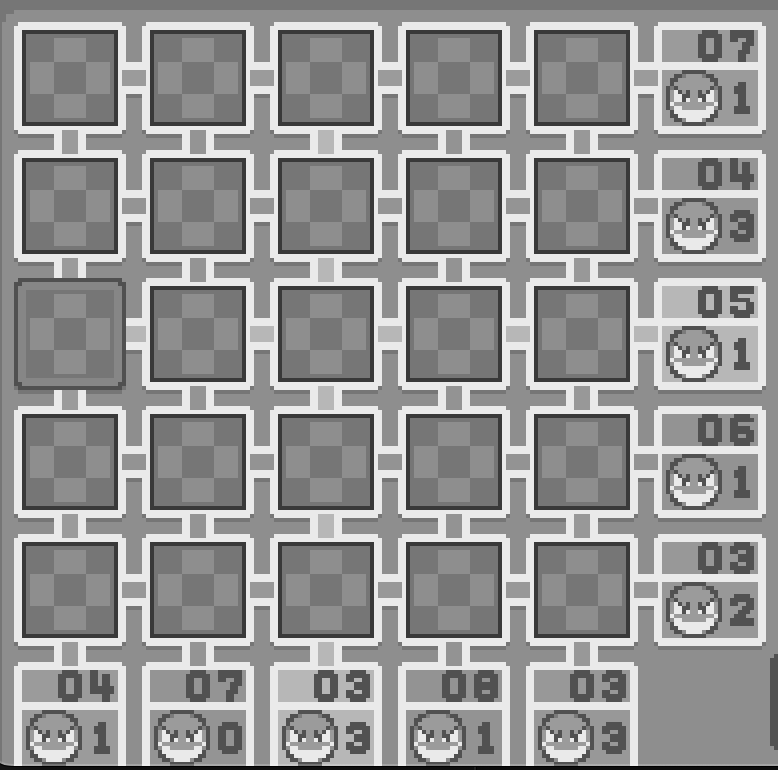
#> input picture debugs/bw.png, 778 x 770 px; its folder holds only this picture in this run
$ python -i read.py   (imports and definitions only)
#> lines starting #> are read from the running program, lines starting #| are printed output that depends on the picture; after the words box and inside, x2 and y2 are one past the last pixel; in counts of white or black regions, pixels touching at a corner belong together
import cv2
import numpy as np
import math
import os
from PIL import Image

import cv2
import numpy as np
import os

def replace_and_save_contiguous(image_path, desired_color, desired_point, output_folder):
    if not os.path.exists(output_folder):
        os.makedirs(output_folder)

    image = cv2.imread(image_path)
    h, w = image.shape[:2]

    desired_color = np.array(desired_color)
    white_color = np.array([255, 255, 255])

    mask = cv2.inRange(image, desired_color, desired_color)
    image[mask == 0] = white_color

    contours, _ = cv2.findContours(mask, cv2.RETR_EXTERNAL, cv2.CHAIN_APPROX_SIMPLE)

    bounding_boxes = []
    for i, contour in enumerate(contours):
        x, y, w, h = cv2.boundingRect(contour)
        max_h = 40

        if h < max_h and w < 40:
            bounding_boxes.append((x, y, x+w, y+h))

    sorted_boxes = sort_bounding_boxes_by_distance(bounding_boxes, desired_point)[:15]
    extracts = []

    for i, box in enumerate(sorted_boxes):
        x1, y1, x2, y2 = box
        cropped_extracted_image = image[y1:y2, x1:x2]
        extracts.append(cropped_extracted_image)

        # Save the cropped region
        output_path = os.path.join(output_folder, f'crop_{i}.png')
        cv2.imwrite(output_path, cropped_extracted_image)

    return extracts

def distance_from_point(x, y, point):
    return math.sqrt((point[0] - x) ** 2 + (point[1] - y) ** 2)

def sort_bounding_boxes_by_distance(bounding_boxes, point):
    centers = [(box[0] + (box[2] - box[0]) / 2, box[1] + (box[3] - box[1]) / 2) for box in bounding_boxes]
    distances = [distance_from_point(x, y, point) for (x, y) in centers]
    boxes_with_distances = list(zip(bounding_boxes, distances))
    sorted_boxes_with_distances = sorted(boxes_with_distances, key=lambda x: x[1])
    sorted_bounding_boxes = [box for box, _ in sorted_boxes_with_distances]
    return sorted_bounding_boxes

def find_most_overlapping_image(directory_path, extracts):
    # Load the given image

    nums = []
    for given_image in extracts:

        max_overlap = 0
        most_similar_image_path = None

        # Iterate through each file in the directory
        dirs = os.listdir(directory_path)
        dirs.sort()
        for filename in dirs:
            file_path = os.path.join(directory_path, filename)

            # Load the current image
            current_image = cv2.imread(file_path, cv2.IMREAD_UNCHANGED)
            if current_image is None:
                continue

            if given_image.shape[:-1] == current_image.shape[:-1]:
                # Count the number of overlapping pixels
                overlap = np.sum(given_image == current_image)

                # Update the maximum overlap and the path of the most similar image
                if overlap > max_overlap:
                    # print(file_path, full_overlap, non_overlap)
                    max_overlap = overlap
                    most_similar_image_path = file_path
                    # print(file_path)

        num = int(most_similar_image_path.split('.')[0].split('/')[-1])

        nums.append(num)

    return nums

# Example usage:
def get_cols_rows(image_path):
#> called with image_path = 'debugs/bw.png'
    directory_path = 'nums'  # Replace with your directory path
    desired_color = [81, 81, 81]  # Replace with your desired BGR color

    print("LOADING:", image_path)
    image = cv2.imread(image_path)
#> image is the input picture: shape (770, 778, 3); min 0, max 240, mean 149.3
    h, w = image.shape[:2]
#> h = 770; w = 778

    output_folder = 'debugs/better/row'  # Replace with your desired output folder
    point = (10, h - 70)  # Replace with your reference point coordinates
#> point = (10, 700)
    extracts = replace_and_save_contiguous(image_path, desired_color, point, output_folder)
#> in replace_and_save_contiguous, `mask = cv2.inRange(image, desired_color, desired_color)`:
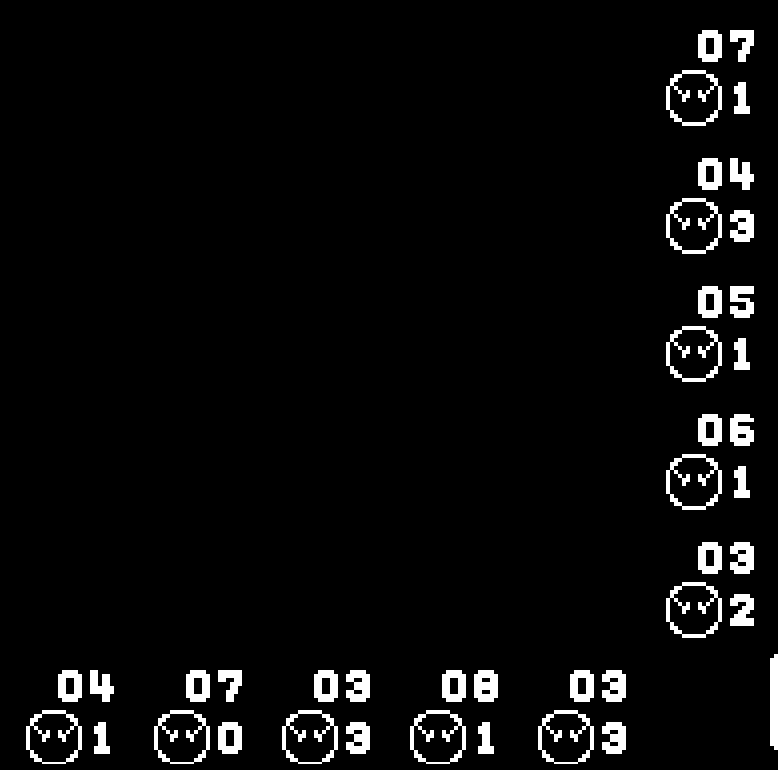
#> mask: shape (770, 778); 4.2% white; 41 white regions, largest, box (x1, y1, x2, y2) and area: (666, 70, 722, 126) 896, (666, 198, 722, 254) 896, (666, 326, 722, 382) 896
#> in replace_and_save_contiguous, `image[mask == 0] = white_color`: image: shape (770, 778, 3); values 81 (black) and 255 (white), 95.8% white; 41 black regions
#> in replace_and_save_contiguous, `contours, _ = cv2.findContours(mask, cv2.RETR_EXTERNAL, cv2.CHAIN_APPR..`: contours = 41 contours; largest, box (x1, y1, x2, y2) and area: (666, 582, 722, 638) 2519, (666, 454, 722, 510) 2519, (666, 326, 722, 382) 2519, (666, 198, 722, 254) 2519, (666, 70, 722, 126) 2519
#> the loop in replace_and_save_contiguous, `for i, contour in enumerate(contours):` made 41 passes
#> (x, y, w, h) on passes 1 to 12: (602, 722, 24, 32), (478, 722, 16, 32), (346, 722, 24, 32), (218, 722, 24, 32), (94, 722, 16, 32), (538, 710, 56, 54), (410, 710, 56, 54), (282, 710, 56, 54), (154, 710, 56, 54), (26, 710, 56, 54), (602, 670, 24, 32), (570, 670, 24, 32)
#> after the loop in replace_and_save_contiguous, `for i, contour in enumerate(contours):`: bounding_boxes = 30 items, first 6: (602, 722, 626, 754), (478, 722, 494, 754), (346, 722, 370, 754), (218, 722, 242, 754), (94, 722, 110, 754), (602, 670, 626, 702)
#> in sort_bounding_boxes_by_distance, `centers = [(box[0] + (box[2] - box[0]) / 2, box[1] + (box[3] - box[1])..`: centers = 30 pairs, first value 70 to 742, second value 46 to 738
#> in sort_bounding_boxes_by_distance, `distances = [distance_from_point(x, y, point) for (x, y) in centers]`: distances = 30 values, max 981.6 at index 28, min 61.61 at index 14, mean 585.2
#> in sort_bounding_boxes_by_distance, `boxes_with_distances = list(zip(bounding_boxes, distances))`: boxes_with_distances = 30 items
#> in sort_bounding_boxes_by_distance, `sorted_bounding_boxes = [box for box, _ in sorted_boxes_with_distances]`: sorted_bounding_boxes = 30 items, first 6: (58, 670, 82, 702), (90, 670, 114, 702), (94, 722, 110, 754), (186, 670, 210, 702), (218, 670, 242, 702), (218, 722, 242, 754)
#> in replace_and_save_contiguous, `sorted_boxes = sort_bounding_boxes_by_distance(bounding_boxes, desired..`: sorted_boxes = 15 items, first 6: (58, 670, 82, 702), (90, 670, 114, 702), (94, 722, 110, 754), (186, 670, 210, 702), (218, 670, 242, 702), (218, 722, 242, 754)
#> the loop in replace_and_save_contiguous, `for i, box in enumerate(sorted_boxes):` made 15 passes
#> (x1, y1, x2, y2) on passes 1 to 12: (58, 670, 82, 702), (90, 670, 114, 702), (94, 722, 110, 754), (186, 670, 210, 702), (218, 670, 242, 702), (218, 722, 242, 754), (314, 670, 338, 702), (346, 670, 370, 702), (346, 722, 370, 754), (442, 670, 466, 702), (474, 670, 498, 702), (478, 722, 494, 754)
#> pass 1, in replace_and_save_contiguous, `cropped_extracted_image = image[y1:y2, x1:x2]`:
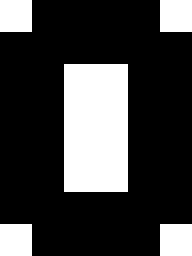
#> cropped_extracted_image: shape (32, 24, 3) (shown 8 times larger); values 81 (black) and 255 (white), 25% white; 5 white regions (4 under 20 px), largest, box (x1, y1, x2, y2) and area: (8, 8, 16, 24) 128
#> pass 2, in replace_and_save_contiguous, `cropped_extracted_image = image[y1:y2, x1:x2]`:
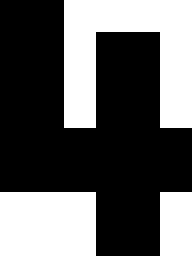
#> cropped_extracted_image: shape (32, 24, 3) (shown 8 times larger); values 81 (black) and 255 (white), 37.5% white; 3 white regions, box (x1, y1, x2, y2) and area: (8, 0, 24, 16) 160, (0, 24, 12, 32) 96, (20, 24, 24, 32) 32
#> after the loop in replace_and_save_contiguous, `for i, box in enumerate(sorted_boxes):`: extracts = 15 items
#> extracts = 15 items
    rows = find_most_overlapping_image(directory_path, extracts)
    # print('row', rows)

    output_folder = 'debugs/better/col'  # Replace with your desired output folder
    point = (700, 0)  # Replace with your reference point coordinates
    extracts = replace_and_save_contiguous(image_path, desired_color, point, output_folder)
    cols = find_most_overlapping_image(directory_path, extracts)
    # print('col', cols)

    return (cols, rows)

# image_path = '/Users/raffukhondaker/Desktop/Screen Shot 2023-12-20 at 8.56.15 PM.png'  # Replace with your image path
# print(get_cols_rows(image_path))

#> (the run stopped early here; a loop or call above may not have finished)
